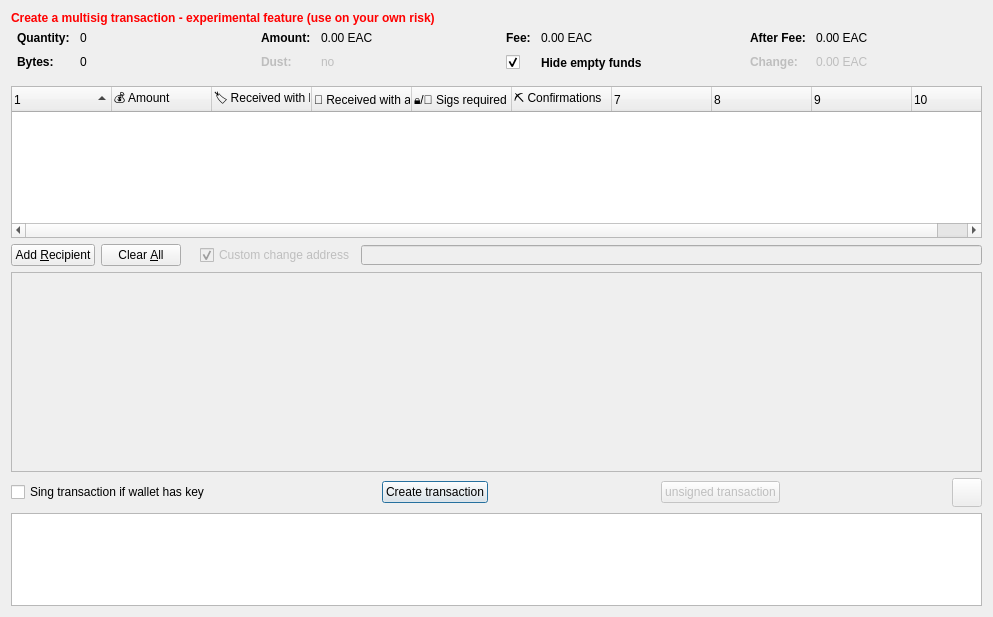
<?xml version="1.0" encoding="UTF-8"?>
<ui version="4.0">
 <class>MultiControlDialog</class>
 <widget class="QDialog" name="MultiControlDialog">
  <property name="geometry">
   <rect>
    <x>0</x>
    <y>0</y>
    <width>993</width>
    <height>617</height>
   </rect>
  </property>
  <property name="windowTitle">
   <string>Multisig Coin Selection</string>
  </property>
  <layout class="QVBoxLayout" name="verticalLayout">
   <item>
    <widget class="QLabel" name="label_2">
     <property name="maximumSize">
      <size>
       <width>16777215</width>
       <height>20</height>
      </size>
     </property>
     <property name="palette">
      <palette>
       <active>
        <colorrole role="WindowText">
         <brush brushstyle="SolidPattern">
          <color alpha="255">
           <red>255</red>
           <green>0</green>
           <blue>0</blue>
          </color>
         </brush>
        </colorrole>
       </active>
       <inactive>
        <colorrole role="WindowText">
         <brush brushstyle="SolidPattern">
          <color alpha="255">
           <red>255</red>
           <green>0</green>
           <blue>0</blue>
          </color>
         </brush>
        </colorrole>
       </inactive>
       <disabled>
        <colorrole role="WindowText">
         <brush brushstyle="SolidPattern">
          <color alpha="255">
           <red>120</red>
           <green>120</green>
           <blue>120</blue>
          </color>
         </brush>
        </colorrole>
       </disabled>
      </palette>
     </property>
     <property name="font">
      <font>
       <weight>75</weight>
       <bold>true</bold>
      </font>
     </property>
     <property name="text">
      <string>Create a multisig transaction - experimental feature (use on your own risk)</string>
     </property>
    </widget>
   </item>
   <item>
    <layout class="QHBoxLayout" name="horizontalLayoutTop" stretch="0,0,0,0">
     <property name="topMargin">
      <number>0</number>
     </property>
     <property name="bottomMargin">
      <number>10</number>
     </property>
     <item>
      <layout class="QFormLayout" name="formLayoutCoinControl1">
       <property name="horizontalSpacing">
        <number>10</number>
       </property>
       <property name="verticalSpacing">
        <number>10</number>
       </property>
       <property name="leftMargin">
        <number>6</number>
       </property>
       <property name="rightMargin">
        <number>6</number>
       </property>
       <item row="0" column="0">
        <widget class="QLabel" name="labelCoinControlQuantityText">
         <property name="font">
          <font>
           <weight>75</weight>
           <bold>true</bold>
          </font>
         </property>
         <property name="text">
          <string>Quantity:</string>
         </property>
        </widget>
       </item>
       <item row="0" column="1">
        <widget class="QLabel" name="labelCoinControlQuantity">
         <property name="cursor">
          <cursorShape>IBeamCursor</cursorShape>
         </property>
         <property name="contextMenuPolicy">
          <enum>Qt::ActionsContextMenu</enum>
         </property>
         <property name="toolTip">
          <string>Count of the transaction outputs. Please note that the change is also counted as an output.</string>
         </property>
         <property name="text">
          <string notr="true">0</string>
         </property>
         <property name="textInteractionFlags">
          <set>Qt::LinksAccessibleByMouse|Qt::TextSelectableByKeyboard|Qt::TextSelectableByMouse</set>
         </property>
        </widget>
       </item>
       <item row="1" column="0">
        <widget class="QLabel" name="labelCoinControlBytesText">
         <property name="font">
          <font>
           <weight>75</weight>
           <bold>true</bold>
          </font>
         </property>
         <property name="text">
          <string>Bytes:</string>
         </property>
        </widget>
       </item>
       <item row="1" column="1">
        <widget class="QLabel" name="labelCoinControlBytes">
         <property name="cursor">
          <cursorShape>IBeamCursor</cursorShape>
         </property>
         <property name="contextMenuPolicy">
          <enum>Qt::ActionsContextMenu</enum>
         </property>
         <property name="toolTip">
          <string>Estimated size of the transaction.</string>
         </property>
         <property name="text">
          <string notr="true">0</string>
         </property>
         <property name="textInteractionFlags">
          <set>Qt::LinksAccessibleByMouse|Qt::TextSelectableByKeyboard|Qt::TextSelectableByMouse</set>
         </property>
        </widget>
       </item>
      </layout>
     </item>
     <item>
      <layout class="QFormLayout" name="formLayoutCoinControl2">
       <property name="horizontalSpacing">
        <number>10</number>
       </property>
       <property name="verticalSpacing">
        <number>10</number>
       </property>
       <property name="leftMargin">
        <number>6</number>
       </property>
       <property name="rightMargin">
        <number>6</number>
       </property>
       <item row="0" column="0">
        <widget class="QLabel" name="labelCoinControlAmountText">
         <property name="font">
          <font>
           <weight>75</weight>
           <bold>true</bold>
          </font>
         </property>
         <property name="text">
          <string>Amount:</string>
         </property>
        </widget>
       </item>
       <item row="0" column="1">
        <widget class="QLabel" name="labelCoinControlAmount">
         <property name="cursor">
          <cursorShape>IBeamCursor</cursorShape>
         </property>
         <property name="contextMenuPolicy">
          <enum>Qt::ActionsContextMenu</enum>
         </property>
         <property name="toolTip">
          <string>Total amount of funds in secected inputs.</string>
         </property>
         <property name="text">
          <string notr="true">0.00 EAC</string>
         </property>
         <property name="textInteractionFlags">
          <set>Qt::LinksAccessibleByMouse|Qt::TextSelectableByKeyboard|Qt::TextSelectableByMouse</set>
         </property>
        </widget>
       </item>
       <item row="1" column="1">
        <widget class="QLabel" name="labelCoinControlLowOutput">
         <property name="enabled">
          <bool>false</bool>
         </property>
         <property name="cursor">
          <cursorShape>IBeamCursor</cursorShape>
         </property>
         <property name="contextMenuPolicy">
          <enum>Qt::ActionsContextMenu</enum>
         </property>
         <property name="toolTip">
          <string>There is a small amount in the charge which can be added to the fee.</string>
         </property>
         <property name="text">
          <string notr="true">no</string>
         </property>
         <property name="textInteractionFlags">
          <set>Qt::LinksAccessibleByMouse|Qt::TextSelectableByKeyboard|Qt::TextSelectableByMouse</set>
         </property>
        </widget>
       </item>
       <item row="1" column="0">
        <widget class="QLabel" name="labelCoinControlLowOutputText">
         <property name="enabled">
          <bool>false</bool>
         </property>
         <property name="font">
          <font>
           <weight>75</weight>
           <bold>true</bold>
          </font>
         </property>
         <property name="text">
          <string>Dust:</string>
         </property>
        </widget>
       </item>
      </layout>
     </item>
     <item>
      <layout class="QFormLayout" name="formLayoutCoinControl3">
       <property name="horizontalSpacing">
        <number>10</number>
       </property>
       <property name="verticalSpacing">
        <number>10</number>
       </property>
       <property name="leftMargin">
        <number>6</number>
       </property>
       <property name="rightMargin">
        <number>6</number>
       </property>
       <item row="0" column="0">
        <widget class="QLabel" name="labelCoinControlFeeText">
         <property name="font">
          <font>
           <weight>75</weight>
           <bold>true</bold>
          </font>
         </property>
         <property name="text">
          <string>Fee:</string>
         </property>
        </widget>
       </item>
       <item row="0" column="1">
        <widget class="QLabel" name="labelCoinControlFee">
         <property name="cursor">
          <cursorShape>IBeamCursor</cursorShape>
         </property>
         <property name="contextMenuPolicy">
          <enum>Qt::ActionsContextMenu</enum>
         </property>
         <property name="toolTip">
          <string>Network fee estimation.</string>
         </property>
         <property name="text">
          <string notr="true">0.00 EAC</string>
         </property>
         <property name="textInteractionFlags">
          <set>Qt::LinksAccessibleByMouse|Qt::TextSelectableByKeyboard|Qt::TextSelectableByMouse</set>
         </property>
        </widget>
       </item>
       <item row="1" column="0">
        <widget class="QCheckBox" name="checkBoxHideEmpty">
         <property name="toolTip">
          <string>Uncheck to see all multisig addresses in your wallet. Check to hide addresses with zero balance.</string>
         </property>
         <property name="text">
          <string/>
         </property>
         <property name="checked">
          <bool>true</bool>
         </property>
        </widget>
       </item>
       <item row="1" column="1">
        <widget class="QLabel" name="labelHideEmpty">
         <property name="font">
          <font>
           <weight>75</weight>
           <bold>true</bold>
          </font>
         </property>
         <property name="text">
          <string>Hide empty funds</string>
         </property>
        </widget>
       </item>
      </layout>
     </item>
     <item>
      <layout class="QFormLayout" name="formLayoutCoinControl4">
       <property name="horizontalSpacing">
        <number>10</number>
       </property>
       <property name="verticalSpacing">
        <number>10</number>
       </property>
       <property name="leftMargin">
        <number>6</number>
       </property>
       <property name="rightMargin">
        <number>6</number>
       </property>
       <item row="0" column="0">
        <widget class="QLabel" name="labelCoinControlAfterFeeText">
         <property name="font">
          <font>
           <weight>75</weight>
           <bold>true</bold>
          </font>
         </property>
         <property name="text">
          <string>After Fee:</string>
         </property>
        </widget>
       </item>
       <item row="0" column="1">
        <widget class="QLabel" name="labelCoinControlAfterFee">
         <property name="cursor">
          <cursorShape>IBeamCursor</cursorShape>
         </property>
         <property name="contextMenuPolicy">
          <enum>Qt::ActionsContextMenu</enum>
         </property>
         <property name="toolTip">
          <string>Balance estimated after the network fee is substracted</string>
         </property>
         <property name="text">
          <string notr="true">0.00 EAC</string>
         </property>
         <property name="textInteractionFlags">
          <set>Qt::LinksAccessibleByMouse|Qt::TextSelectableByKeyboard|Qt::TextSelectableByMouse</set>
         </property>
        </widget>
       </item>
       <item row="1" column="0">
        <widget class="QLabel" name="labelCoinControlChangeText">
         <property name="enabled">
          <bool>false</bool>
         </property>
         <property name="font">
          <font>
           <weight>75</weight>
           <bold>true</bold>
          </font>
         </property>
         <property name="text">
          <string>Change:</string>
         </property>
        </widget>
       </item>
       <item row="1" column="1">
        <widget class="QLabel" name="labelCoinControlChange">
         <property name="enabled">
          <bool>false</bool>
         </property>
         <property name="cursor">
          <cursorShape>IBeamCursor</cursorShape>
         </property>
         <property name="contextMenuPolicy">
          <enum>Qt::ActionsContextMenu</enum>
         </property>
         <property name="toolTip">
          <string>A part of total amount which will be returned to the sender address</string>
         </property>
         <property name="text">
          <string notr="true">0.00 EAC</string>
         </property>
         <property name="textInteractionFlags">
          <set>Qt::LinksAccessibleByMouse|Qt::TextSelectableByKeyboard|Qt::TextSelectableByMouse</set>
         </property>
        </widget>
       </item>
      </layout>
     </item>
    </layout>
   </item>
   <item>
    <widget class="CoinControlTreeWidget" name="treeWidget">
     <property name="maximumSize">
      <size>
       <width>16777215</width>
       <height>160</height>
      </size>
     </property>
     <property name="contextMenuPolicy">
      <enum>Qt::CustomContextMenu</enum>
     </property>
     <property name="toolTip">
      <string>Please select at least one input. Only inputs with the same label can be selected.</string>
     </property>
     <property name="sortingEnabled">
      <bool>false</bool>
     </property>
     <property name="columnCount">
      <number>10</number>
     </property>
     <attribute name="headerShowSortIndicator" stdset="0">
      <bool>true</bool>
     </attribute>
     <attribute name="headerStretchLastSection">
      <bool>false</bool>
     </attribute>
     <column>
      <property name="text">
       <string/>
      </property>
     </column>
     <column>
      <property name="text">
       <string>💰 Amount</string>
      </property>
     </column>
     <column>
      <property name="text">
       <string>🏷 Received with label</string>
      </property>
     </column>
     <column>
      <property name="text">
       <string>👛 Received with address</string>
      </property>
     </column>
     <column>
      <property name="text">
       <string>🔒/🔑 Sigs required</string>
      </property>
     </column>
     <column>
      <property name="text">
       <string>⛏ Confirmations</string>
      </property>
      <property name="toolTip">
       <string>Confirmed</string>
      </property>
     </column>
     <column>
      <property name="text">
       <string/>
      </property>
     </column>
     <column>
      <property name="text">
       <string/>
      </property>
     </column>
     <column>
      <property name="text">
       <string/>
      </property>
     </column>
     <column>
      <property name="text">
       <string/>
      </property>
     </column>
    </widget>
   </item>
   <item>
    <layout class="QGridLayout" name="gridLayout">
     <item row="0" column="6">
      <widget class="QValidatedLineEdit" name="lineEditChange">
       <property name="enabled">
        <bool>false</bool>
       </property>
       <property name="sizePolicy">
        <sizepolicy hsizetype="Expanding" vsizetype="Fixed">
         <horstretch>0</horstretch>
         <verstretch>0</verstretch>
        </sizepolicy>
       </property>
       <property name="maximumSize">
        <size>
         <width>16777215</width>
         <height>20</height>
        </size>
       </property>
       <property name="toolTip">
        <string>Default address set as the change recipient. It is identical with the source address of the last input.</string>
       </property>
      </widget>
     </item>
     <item row="0" column="0">
      <widget class="QPushButton" name="addButton">
       <property name="toolTip">
        <string>Send to multiple recipients at once</string>
       </property>
       <property name="text">
        <string>Add &amp;Recipient</string>
       </property>
       <property name="icon">
        <iconset resource="../earthcoin.qrc">
         <normaloff>:/icons/add</normaloff>:/icons/add</iconset>
       </property>
       <property name="autoDefault">
        <bool>false</bool>
       </property>
      </widget>
     </item>
     <item row="0" column="1">
      <widget class="QPushButton" name="clearButton">
       <property name="sizePolicy">
        <sizepolicy hsizetype="Minimum" vsizetype="Fixed">
         <horstretch>0</horstretch>
         <verstretch>0</verstretch>
        </sizepolicy>
       </property>
       <property name="toolTip">
        <string>Clear all fields of the form.</string>
       </property>
       <property name="text">
        <string>Clear &amp;All</string>
       </property>
       <property name="icon">
        <iconset resource="../earthcoin.qrc">
         <normaloff>:/icons/remove</normaloff>:/icons/remove</iconset>
       </property>
       <property name="autoDefault">
        <bool>false</bool>
       </property>
      </widget>
     </item>
     <item row="0" column="2">
      <widget class="QLabel" name="label">
       <property name="text">
        <string/>
       </property>
      </widget>
     </item>
     <item row="0" column="3">
      <widget class="QCheckBox" name="checkBoxChange">
       <property name="enabled">
        <bool>false</bool>
       </property>
       <property name="toolTip">
        <string>This option is permanently disabled. If you need to alter change address, set it as an additional recepient.</string>
       </property>
       <property name="text">
        <string>Custom change address</string>
       </property>
       <property name="checked">
        <bool>true</bool>
       </property>
      </widget>
     </item>
    </layout>
   </item>
   <item>
    <widget class="QScrollArea" name="scrollArea">
     <property name="minimumSize">
      <size>
       <width>0</width>
       <height>200</height>
      </size>
     </property>
     <property name="widgetResizable">
      <bool>true</bool>
     </property>
     <widget class="QWidget" name="scrollAreaWidgetContents">
      <property name="geometry">
       <rect>
        <x>0</x>
        <y>0</y>
        <width>973</width>
        <height>198</height>
       </rect>
      </property>
      <property name="minimumSize">
       <size>
        <width>0</width>
        <height>0</height>
       </size>
      </property>
      <layout class="QVBoxLayout" name="verticalLayout_4" stretch="0,0">
       <property name="leftMargin">
        <number>0</number>
       </property>
       <property name="topMargin">
        <number>0</number>
       </property>
       <property name="rightMargin">
        <number>0</number>
       </property>
       <property name="bottomMargin">
        <number>0</number>
       </property>
       <item>
        <layout class="QVBoxLayout" name="entries">
         <property name="spacing">
          <number>6</number>
         </property>
        </layout>
       </item>
       <item>
        <spacer name="verticalSpacer">
         <property name="orientation">
          <enum>Qt::Vertical</enum>
         </property>
         <property name="sizeHint" stdset="0">
          <size>
           <width>20</width>
           <height>40</height>
          </size>
         </property>
        </spacer>
       </item>
      </layout>
     </widget>
    </widget>
   </item>
   <item>
    <layout class="QGridLayout" name="gridLayout_2">
     <item row="3" column="1">
      <widget class="QPlainTextEdit" name="transactionTextEdit">
       <property name="maximumSize">
        <size>
         <width>16777215</width>
         <height>100</height>
        </size>
       </property>
       <property name="toolTip">
        <string>Raw transaction (or TXID if you sent it instantly). Copy the raw transaction using copy button on the right and send it to your partner for signing.</string>
       </property>
       <property name="readOnly">
        <bool>true</bool>
       </property>
       <property name="plainText">
        <string/>
       </property>
      </widget>
     </item>
     <item row="0" column="1">
      <layout class="QHBoxLayout" name="horizontalLayout">
       <item>
        <widget class="QCheckBox" name="checkBoxSign">
         <property name="toolTip">
          <string>Try to sign the transaction with all private keys in your wallet</string>
         </property>
         <property name="text">
          <string>Sing transaction if wallet has key</string>
         </property>
        </widget>
       </item>
       <item>
        <spacer name="horizontalSpacer_2">
         <property name="orientation">
          <enum>Qt::Horizontal</enum>
         </property>
         <property name="sizeHint" stdset="0">
          <size>
           <width>40</width>
           <height>20</height>
          </size>
         </property>
        </spacer>
       </item>
       <item>
        <widget class="QPushButton" name="createTransactionButton">
         <property name="toolTip">
          <string>Only create transaction - transaction will not be sent until you do it manually.</string>
         </property>
         <property name="text">
          <string>Create transaction</string>
         </property>
        </widget>
       </item>
       <item>
        <spacer name="horizontalSpacer_3">
         <property name="orientation">
          <enum>Qt::Horizontal</enum>
         </property>
         <property name="sizeHint" stdset="0">
          <size>
           <width>40</width>
           <height>20</height>
          </size>
         </property>
        </spacer>
       </item>
       <item>
        <widget class="QPushButton" name="sendTransactionButton">
         <property name="enabled">
          <bool>false</bool>
         </property>
         <property name="toolTip">
          <string>If you create a signed transaction and only 1 key is required, you can sent the transaction instantly.</string>
         </property>
         <property name="autoFillBackground">
          <bool>false</bool>
         </property>
         <property name="text">
          <string>unsigned transaction</string>
         </property>
         <property name="checkable">
          <bool>false</bool>
         </property>
         <property name="checked">
          <bool>false</bool>
         </property>
        </widget>
       </item>
       <item>
        <spacer name="horizontalSpacer">
         <property name="orientation">
          <enum>Qt::Horizontal</enum>
         </property>
         <property name="sizeHint" stdset="0">
          <size>
           <width>40</width>
           <height>20</height>
          </size>
         </property>
        </spacer>
       </item>
       <item>
        <widget class="QToolButton" name="copyTransactionButton">
         <property name="enabled">
          <bool>false</bool>
         </property>
         <property name="toolTip">
          <string>Copy created transaction</string>
         </property>
         <property name="text">
          <string/>
         </property>
         <property name="icon">
          <iconset resource="../earthcoin.qrc">
           <normaloff>:/icons/editcopy</normaloff>:/icons/editcopy</iconset>
         </property>
         <property name="iconSize">
          <size>
           <width>22</width>
           <height>22</height>
          </size>
         </property>
         <property name="shortcut">
          <string>Alt+P</string>
         </property>
        </widget>
       </item>
      </layout>
     </item>
    </layout>
   </item>
  </layout>
 </widget>
 <customwidgets>
  <customwidget>
   <class>CoinControlTreeWidget</class>
   <extends>QTreeWidget</extends>
   <header>qt/coincontroltreewidget.h</header>
  </customwidget>
  <customwidget>
   <class>QValidatedLineEdit</class>
   <extends>QLineEdit</extends>
   <header>qt/qvalidatedlineedit.h</header>
  </customwidget>
 </customwidgets>
 <resources>
  <include location="../earthcoin.qrc"/>
 </resources>
 <connections/>
</ui>
